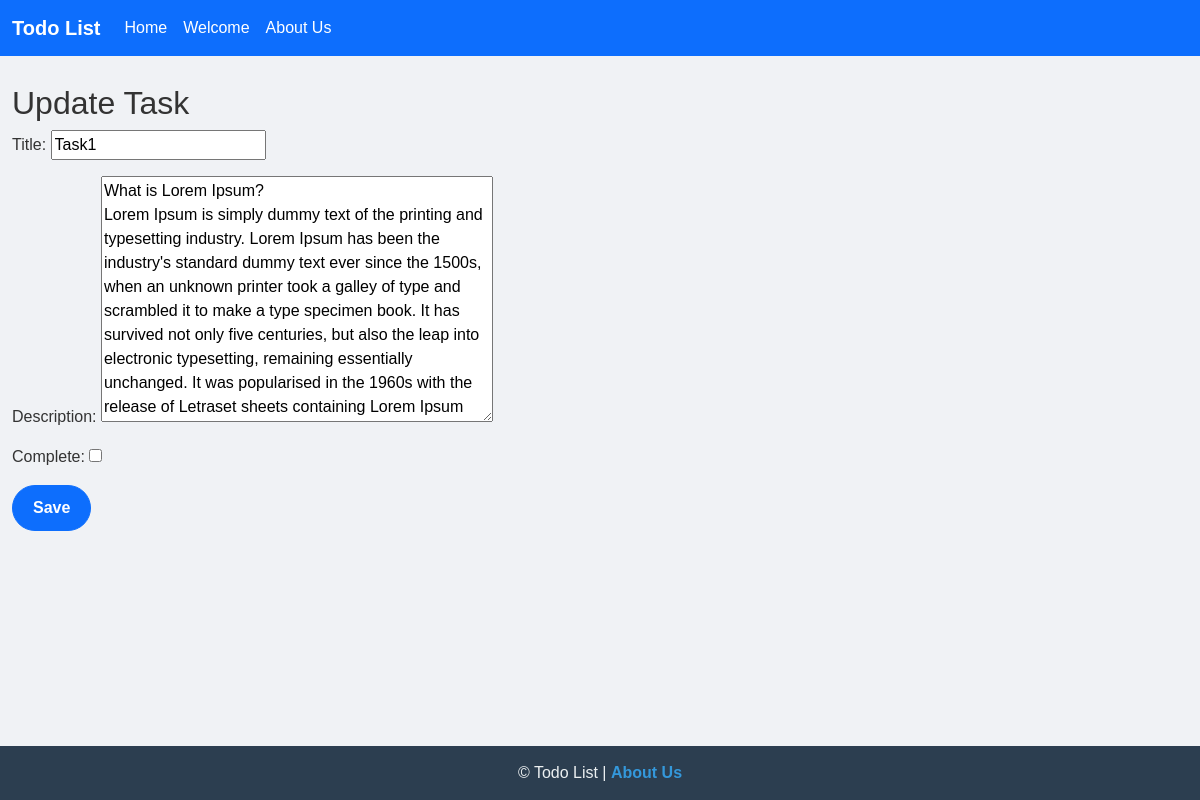
The page /tasks/1/update/ on the database as committed earlier.
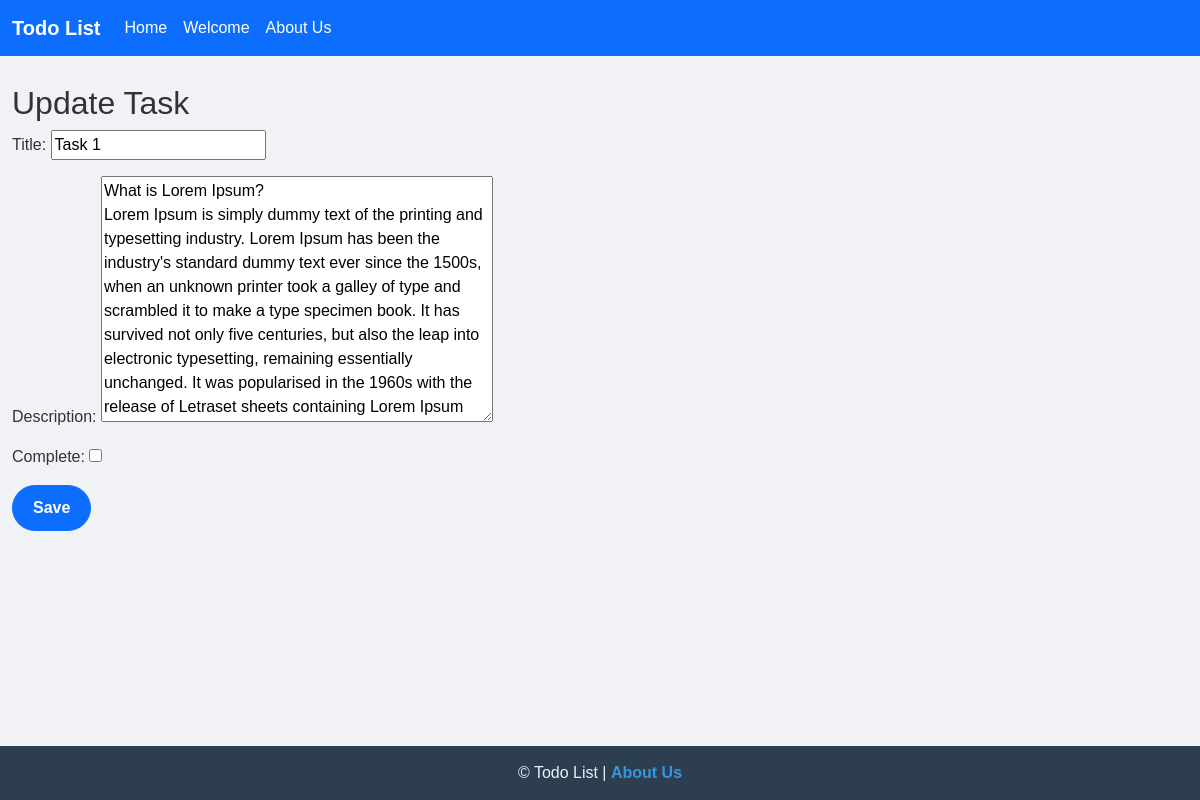
The same page on the database as committed later.
### tasks/models.py (models this page shows, shortened)
class Task(models.Model):
    title = models.CharField(max_length=200)
    description = models.TextField(blank=True)
    date = models.DateField(auto_now=False, auto_now_add=True)
    complete = models.BooleanField(default=False)
    position = models.PositiveIntegerField(default=0)

### tasks/views.py (the view)
# urls.py: path('<int:pk>/update/', task_views.TaskUpdateView.as_view(), name='task_update'),
class TaskUpdateView(UpdateView):
    model = Task
    template_name = "task_form.html"
    fields = ['title', 'description', 'complete']

### templates/task_form.html (shortened to what this page needs)
{% extends "base.html" %}
{% block content %}
    <h2>{% if form.instance.pk %}Update Task{% else %}Create Task{% endif %}</h2>
    <form method="post">
        {{ form.as_p }}
        <button type="submit" class="btn btn-primary">Save</button>
    </form>
{% endblock %}

Rows that differ between the two databases and show on the page:
changed Task: title "Task1" → "Task 1"
